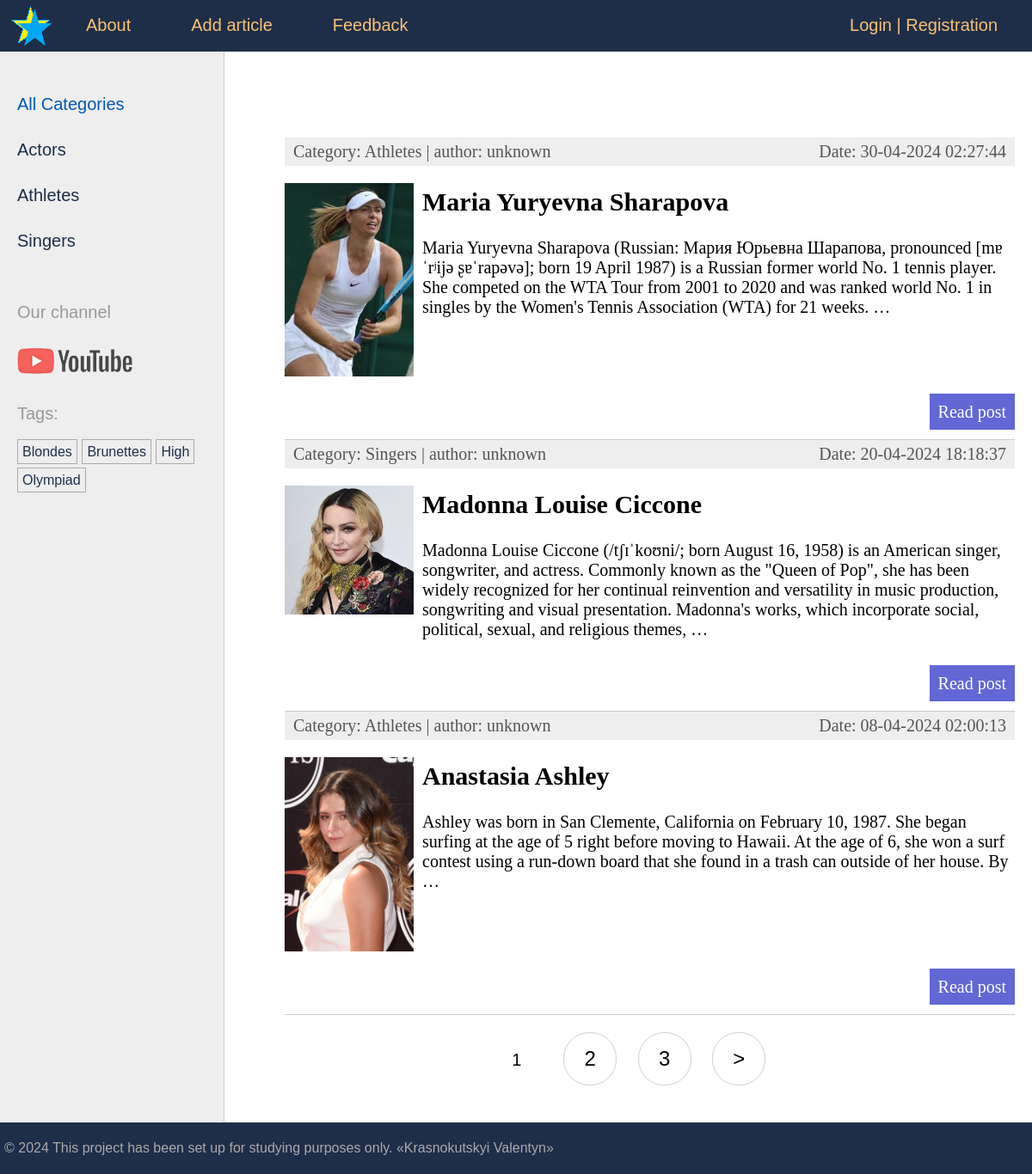
The page / on the database its author committed.
### stars/models.py (models this page shows, shortened)
class Category(models.Model):
    name = models.CharField(max_length=100, db_index=True, verbose_name='Category')  # Name of the category
    slug = models.SlugField(max_length=255, unique=True, db_index=True)  # Unique slug for URLs
    class Meta:
        verbose_name = 'Category'
        verbose_name_plural = 'Categories'
    def get_absolute_url(self):
        return reverse('category', kwargs={'cat_slug': self.slug})  # URL pattern for accessing a category detail view

class TagPost(models.Model):
    tag = models.CharField(max_length=100, db_index=True)  # Tag name
    slug = models.SlugField(max_length=255, unique=True, db_index=True)  # Unique slug for URLs
    def get_absolute_url(self):
        return reverse('tag', kwargs={'tag_slug': self.slug})  # URL pattern for accessing a tag detail view

class Stars(models.Model):
    class Status(models.IntegerChoices):
        DRAFT = 0, 'Draft'
        PUBLISHED = 1, 'Published'
    title = models.CharField(max_length=255, verbose_name='Title', validators=[
        MinLengthValidator(1, message='Minimum 1 characters'),
        MaxLengthValidator(50, message='Maximum 50 characters'),
                            ])  # Title of the star
    slug = models.SlugField(max_length=255, db_index=True, unique=True, verbose_name='Slug', validators=[
        MinLengthValidator(1, message='Minimum 1 characters'),
        MaxLengthValidator(50, message='Maximum 50 characters'),
                            ])  # Unique slug for URLs
    photo = models.ImageField(upload_to="photos/%Y/%m/%d/", default=None, blank=True, null=True, verbose_name="Photo")
    content = models.TextField(blank=True, verbose_name='Article text')  # Content of the star
    time_create = models.DateTimeField(auto_now_add=True, verbose_name='Time create')  # Date and time of creation
    time_update = models.DateTimeField(auto_now=True, verbose_name="Update time")  # Date and time of last update
    is_published = models.BooleanField(choices=tuple(map(lambda x: (bool(x[0]), x[1]), Status.choices)),
                                       default=Status.DRAFT, verbose_name='Status')  # Status of publication
    cat = models.ForeignKey('Category', on_delete=models.PROTECT, related_name='posts',
                            verbose_name='Category')  # Category of the star
    tags = models.ManyToManyField('TagPost', blank=True, related_name='tags',
                                  verbose_name='Tags')  # Tags associated with the star
    spouse = models.OneToOneField('Spouse', on_delete=models.SET_NULL,
                                  null=True, blank=True, related_name='star',
                                  verbose_name='Spouse')  # Spouse of the star
    author = models.ForeignKey(get_user_model(), on_delete=models.SET_NULL, related_name='posts', null=True,
                               default=None)  # Author of the article
    objects = models.Manager()
    published = PublishedModel()  # Custom manager for published stars
    class Meta:
        verbose_name = 'Star'
        verbose_name_plural = 'Stars'
        ordering = ['-time_create']  # Ordering stars by creation time in descending order
        indexes = [
            models.Index(fields=['-time_create']),  # Index for faster querying by creation time
        ]
    def get_absolute_url(self):
        return reverse('post', kwargs={'post_slug': self.slug})  # URL pattern for accessing a star detail view

### stars/views.py (the view)
# urls.py: path('', views.StarsHome.as_view(), name='home'),  # http://127.0.0.1:8000
class StarsHome(DataMixin, ListView):  # View for displaying the main page
    template_name = 'stars/index.html'  # Template name
    context_object_name = 'posts'  # Context variable name
    title_page = 'Main page'
    cat_selected = 0
    def get_queryset(self):  # Get objects to display on the page
        return Stars.published.all().select_related('cat')  # All published articles

### stars/models.py (called while the page is built)
    def get_queryset(self):
        return super().get_queryset().filter(is_published=Stars.Status.PUBLISHED)

### stars/templatetags/stars_tags.py (called while the page is built)
@register.inclusion_tag('stars/list_categories.html')
def show_categories(cat_selected_id=0):
    cats = Category.objects.annotate(total=Count("posts")).filter(total__gt=0)
    return {"cats": cats, "cat_selected": cat_selected_id}

@register.inclusion_tag('stars/list_tags.html')
def show_all_tags():
    return {"tags": TagPost.objects.annotate(total=Count("tags")).filter(total__gt=0)}

### users/context_processors.py (called while the page is built)
def get_stars_context(request):
    return {'mainmenu': menu}

### stars/templates/stars/index.html (shortened to what this page needs)
{% extends 'base.html' %}
{% block content %}
<ul class="list-articles">
    {% for p in posts %}
    <li><div class="article-panel">
         <p class="first">Category: {{p.cat.name}} | author:
             {{p.author.username|default:"unknown"}}</p>
         <p class="last">Date: {{p.time_update|date:"d-m-Y H:i:s"}}</p>
        </div>
        {% if p.photo %}
                   <p ><img class="img-article-left thumb" src="{{p.photo.url}}"></p>
        {% endif %}
        <h2>{{p.title}}</h2>
        {% autoescape off %}
        {{p.content|linebreaks|truncatewords:50}}
        {% endautoescape %}
        <p class="link-read-post"><a href="{{ p.get_absolute_url }}">Read post</a></p>
    </li>
    {% endfor %}
</ul>
{% endblock %}
{% block navigation %}
{% if page_obj.has_other_pages %}
<nav class="list-pages">
    <ul>
        {% for p in paginator.page_range %}
            {% if page_obj.number == p %}
                <li class="page-num page-num-selected">{{ p }}</li>
            {% elif p >= page_obj.number|add:-2 and p <= page_obj.number|add:2  %}
                <li class="page-num">
                    <a href="?page={{ p }}">{{ p }}</a>
                </li>
            {% endif %}
        {% endfor %}
        {% if page_obj.has_next %}
        <li class="page-num">
            <a href="?page={{ page_obj.next_page_number }}">&gt;</a>
        </li>
        {% endif %}
    </ul>
</nav>
{% endif %}
{% endblock %}

### stars/templates/stars/list_categories.html
{% for cat in cats %}
         {% if cat.id == cat_selected %}
                   <li class="selected">{{cat.name}}</li>
         {% else %}
                   <li><a href="{{ cat.get_absolute_url }}">{{cat.name}}</a></li>
         {% endif %}
{% endfor %}

### stars/templates/stars/list_tags.html
{% if tags %}
    Tags:</p>
    <ul class="tags-list">
        {% for t in tags %}
        <li><a href="{{t.get_absolute_url}}">{{t.tag}}</a></li>
        {% endfor %}
    </ul>
{% endif %}

### stars/static/stars/css/styles.css (style rules this page uses)
html, body { font-family: 'Arial'; margin: 0; padding: 0; height: 100%; width: 100%; color: #1d2e49; }
a { color: #0059b2; text-decoration: none; }
img { max-width: 600px; height: auto; }
img.img-article-left { max-width: 300px; height: auto; float: left; padding: 0 10px 10px 0; }
img.img-article-left.thumb { max-width: 150px; height: auto; }
p.link-read-post { text-align: right; }
p.link-read-post a { padding: 10px; min-width: 100px; background: #6167d5; color: #fff; text-decoration: none; }
div.article-panel { background: #eee; padding: 5px 10px 5px 10px; box-sizing: border-box; overflow: hidden; color: #555; }
div.article-panel p.first { margin: 0; float: left; }
div.article-panel p.last { margin: 0; float: right; }
ul.list-articles { list-style: none; margin: 0; padding: 0; }
ul.list-articles li { border-bottom: 1px solid #ccc; }
.left-chapters ul { width: 230px; margin: 0; padding: 20px 10px 10px 20px; list-style: none; font-size: 20px; }
.left-chapters ul li { margin: 30px 0 0 0; color: #999; }
.left-chapters ul li a { color: #1d2e49; text-decoration: none; }
ul.tags-list { width: 100%; margin: 0; padding: 0; list-style: none; }
ul.tags-list li { margin: 0; padding: 0 0 10px; display: inline-block; }
ul.tags-list li a { padding: 5px; font-size: 16px; border: 1px solid #aaa; }
.list-pages { text-align: center; margin: 0 0 20px 0; }
.list-pages ul { margin: 20px 0 0 0; padding: 0; list-style: none; }
.list-pages ul li { display: inline-block; margin: 0 20px 0 0; }
.list-pages a { color: #000; font-size: 24px; text-decoration: none; }
.list-pages .page-num, .page-num-selected { display: inline-block; width: 60px; height: 44px; padding: 16px 0 0 0; border: 1px solid #d0d0d0; border-radius: 30px; }
.list-pages .page-num-selected { border: none; color: #000; font-size: 20px; }

### rows shown on the page
Category: name "Actors"
Category: name "Athletes"
Category: name "Singers"
TagPost: tag "Blondes"
TagPost: tag "Brunettes"
TagPost: tag "High"
TagPost: tag "Olympiad"
Stars: cat.name "Athletes", author.username "unknown", time_update "30-04-2024 02:27:44", photo (picture), title "Maria Yuryevna Sharapova", content "Maria Yuryevna Sharapova (Russian: Мария Юрьевна Шарапова, pronounced [mɐˈrʲijə ʂɐˈrapəvə]; born 19 April 1987) is a Russian former world No. 1 tennis player. She competed on the WTA Tour from 2001 to 2020 and was ranked world No. 1 in singles by the Women's Tennis Association (WTA) for 21 weeks. …"
Stars: cat.name "Singers", author.username "unknown", time_update "20-04-2024 18:18:37", photo (picture), title "Madonna Louise Ciccone", content "Madonna Louise Ciccone (/tʃɪˈkoʊni/; born August 16, 1958) is an American singer, songwriter, and actress. Commonly known as the \"Queen of Pop\", she has been widely recognized for her continual reinvention and versatility in music production, songwriting and visual presentation. Madonna's works, which incorporate social, political, sexual, and religious themes, …"
Stars: cat.name "Athletes", author.username "unknown", time_update "08-04-2024 02:00:13", photo (picture), title "Anastasia Ashley", content "Ashley was born in San Clemente, California on February 10, 1987. She began surfing at the age of 5 right before moving to Hawaii. At the age of 6, she won a surf contest using a run-down board that she found in a trash can outside of her house. By …"

### other values the page prints
{{ m.title }} "About" "Add article" "Feedback"
{{ p }} "1"
{{ p }} "2" "3"
